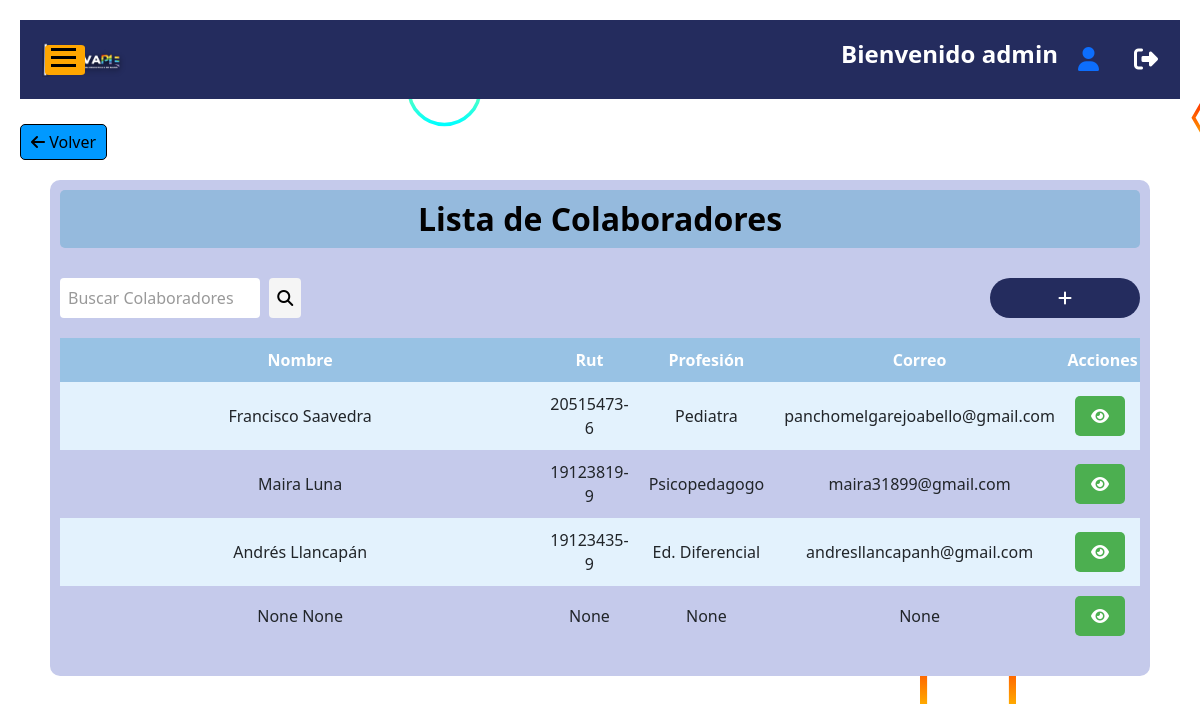
Screenshot of /colaboradores/colaboradores/ (signed in) with the database file from the repository.
### index/models.py (models this page shows)
class PerfilUsuario(models.Model):
    foto = models.ImageField(upload_to='profile_images/', null=True, default=get_default_profile_image)
    rut = models.CharField(null=True, max_length=100)
    nombre = models.CharField(null=True, max_length=100)
    apellidop = models.CharField(null=True, max_length=100)
    apellidom = models.CharField(null=True, max_length=100)
    direccion = models.CharField(null=True, max_length=100)
    comuna = models.CharField(null=True, max_length=100)
    correo = models.EmailField(null=True, max_length=100)
    telefono = models.IntegerField(null=True)
    profesion = models.CharField(null=True, max_length=100)
    descripcion = models.CharField(null=True, max_length=100)
    fecha_nacimiento = models.DateField(null=True)
    contacto_emergencia = models.IntegerField(null=True)
    nombre_emergencia = models.CharField(null=True, max_length=100)
    parentesco_emergencia = models.CharField(null=True, max_length=100)
    usuario = models.OneToOneField(User, on_delete=models.CASCADE)

### colaboradores/views.py (the view)
# urls.py: path('colaboradores/', views.listar_colaboradores, name='listar_colaboradores'),
@login_required
@user_passes_test(lambda u: u.groups.filter(name='Administrador').exists())
def listar_colaboradores(request):
    perfil= PerfilUsuario.objects.all()
    return render(request, 'colaboradores/lista_colaboradores.html', {
        'perfil': perfil,
        })

### colaboradores/templates/colaboradores/lista_colaboradores.html (shortened to what this page needs)
{% extends "index/base.html" %}
{% load static %}
{% block content %}
<head>
    <link href="{% static 'index/css/styleslistacliente.css' %}" rel="stylesheet">
    <link href="{% static 'index/css/stylesbuscarcliente.css' %}" rel="stylesheet">
</head>
<body>
    <a class="back-button" href="{% url 'home'%}"><i class="fas fa-arrow-left"></i> Volver</a>
    <div class="contenidoreg">
        <h2 class="form-register">Lista de Colaboradores</h2>
        <div class="search-container">
            <div>
                <input id="search-bar" class="search-bar" type="text" placeholder="Buscar Colaboradores" oninput="searchClients()">
                <button id="search-button" class="search-button"><i class="fas fa-search"></i></button>
            </div>
            <div class="center-button">
                <a class="botonagregar boton-agregar" href="{% url 'registrar_usuario' %}"><i class="fas fa-plus"></i></a>
            </div>
        </div>
        <table class="cliente-table">
            <tr class="cliente-header">
                <th class="cliente-column">Nombre</th>
                <th class="cliente-column">Rut</th>
                <th class="cliente-column">Profesión</th>
                <th class="cliente-column">Correo</th>
                <th class="cliente-column">Acciones</th>
            </tr>
            {% for c in perfil %}
                <tr class="cliente-row">
                    <td class="cliente-column">{{ c.nombre }} {{ c.apellidop }}</td>
                    <td class="cliente-column">{{ c.rut }}</td>
                    <td class="cliente-column">{{ c.profesion }}</td>
                    <td class="cliente-column">{{ c.correo }}</td>
                    <td class="cliente-column">
                        <a href="{% url 'perfil_usuario' id=c.usuario.id %}" class="accion-button seleccionar-button"><i class="fas fa-eye"></i></a>
                    </td>
                </tr>
            {% endfor %}
        </table>
</body>
{% endblock %}

### index/templates/index/base.html (shortened to what this page needs)
<!DOCTYPE html>
<html>
<head>
    {% load static %}
    <link rel="stylesheet" href="{% static 'index/css/bootstrap.min.css' %}">
    <link href="{% static 'index/css/styles.css' %}" rel="stylesheet">
</head>
<body>
    <div id="content" class="content">
        <header class="header">
            <div class="container">
                <div class="row align-items-center">
                    <div class="col-md-6">
                        <div class="logo">
                            <a title="InnovaPIE" href="{% url 'home' %}">
                                <img src="{% static 'index/img/main_logo.png' %}" alt="InnovaPIE" />
                            </a>
                        </div>
                    </div>
                    <div class="col-md-6">
                        <div class="header-info">
                            <h1 class="title">Bienvenido {{ user.username }}</h1>
                            <div class="user-icon">
                                <a href="{% url 'perfilusuario' %}" title="Perfil del usuario">
                                    <i class="fas fa-user"></i>
                                </a>
                            </div>
                            <div class="logout-icon">
                                <a href="{% url 'logout' %}" title="Cerrar sesión">
                                    <i class="fas fa-sign-out-alt"></i>
                                </a>
                            </div>
                        </div>
                    </div>
                </div>
            </div>
        </header>
        {% block content %}
        {% endblock %}
    </div>
    <button id="toggle-button" class="toggle-button" onclick="toggleNavbar()">
        <span></span>
        <span></span>
        <span></span>
    </button>
</body>
</html>

### index/static/index/css/styles.css (style rules this page uses)
.header { background-color: #242c5e; padding: 20px 0; }
.logo img { width: 100px; height: auto; }
.title { color: #fff; font-size: 24px; font-weight: bold; margin-bottom: 10px; }
body { overflow-x: hidden; }
.content { padding: 20px; transition: margin-left 0.3s ease; }
.toggle-button { position: fixed; top: 45px; left: 45px; z-index: 200; width: 40px; height: 30px; background-color: rgb(255, 166, 0);; border: none; border-radius: 10%; cursor: pointer; }
.toggle-button span { display: block; width: 25px; height: 3px; background-color: #000000; margin-bottom: 5px; transition: background-color 0.3s ease; }
.logout-icon { margin-left: 15px; font-size: 24px; }
.logout-icon a { color: #fff; }

### index/static/index/css/styleslistacliente.css (style rules this page uses)
body { background-color: linear-gradient(to right, #ffffff, #aaabb1 ,#b6b7c4); background-attachment: fixed; background-size: cover; padding-bottom: 50px; }
.contenidoreg { max-width: 2000px; width: 1600px; margin: 20px auto; background-color: #c5caeb; border-radius: 10px; padding: 20px; }
.form-register { text-align: center; color: #020101; background-color: #95badd; padding: 10px; font-weight: bold; border-radius: 5px; margin-bottom: 20px; }
.cliente-table { width: 100%; border-collapse: collapse; margin-bottom: 20px; }
.cliente-header { background-color: #98c2e4; color: #fff; }
.cliente-column { padding: 10px; }
.cliente-row:nth-child(even) { background-color: #e3f2fd; }
.botonagregar { background-color: #242c5e; color: #fff; padding: 8px 16px; border-radius: 5px; text-decoration: none; }
.accion-button { background-color: #4caf50; color: #fff; padding: 8px 16px; border: none; border-radius: 5px; cursor: pointer; margin-right: 5px; display: inline-block; }
.back-button { display: inline-block; margin-right: 10px; padding: 5px 10px; background-color: #0099ff; color: #000000; border: 1px solid #000000; border-radius: 5px; text-decoration: none; font-size: 16px; transition: background-color 0.3s ease; margin-top: 25px; }
@media (max-width: 1200px) { .cliente-column { width: 1000px; width: 100%; text-align: center; } }
@media (max-width: 1200px) { .cliente-header th { width: 1000px; text-align: center; padding: 10px 0; } }
@media (max-width: 1200px) { .botonagregar { display: block; margin: 10px auto; width: 150px; text-align: center; border-radius: 50px; } }
@media (max-width: 1200px) { .contenidoreg { padding: 10px; width: 1100px; overflow-x: auto; } }
@media (max-width: 1200px) { .cliente-table { width: 100%; border-collapse: collapse; } }

### index/static/index/css/stylesbuscarcliente.css (style rules this page uses)
.search-container { margin-top: 20px; display: flex; align-items: center; }
#search-bar { padding: 8px; border: none; border-radius: 4px; margin-right: 5px; width: 200px; }
.search-button { background-color: #f5f5f5; border: none; padding: 8px; cursor: pointer; transition: background-color 0.3s; border-radius: 4px; }
.search-container input::placeholder { color: #999; }

### index/templates/index/base.html (style rules this page uses)
.header-info { display: flex; align-items: center; justify-content: flex-end; gap: 20px; }
.user-icon { font-size: 24px; }

### colaboradores/templates/colaboradores/lista_colaboradores.html (style rules this page uses)
.search-container { display: flex; align-items: center; justify-content: space-between; margin-bottom: 10px; }
.search-bar { margin-right: 10px; }
.center-button { display: flex; align-items: center; }
.accion-button { display: inline-block; margin-right: 5px; }
.back-button { display: inline-block; margin-right: 10px; padding: 5px 10px; background-color: #0099ff; color: #000000; border: 1px solid #000000; border-radius: 5px; text-decoration: none; font-size: 16px; transition: background-color 0.3s ease; margin-top: 25px; }

### rows the page displays
PerfilUsuario: nombre "Francisco", apellidop "Saavedra", rut "20515473-6", profesion "Pediatra", correo "panchomelgarejoabello@gmail.com"
PerfilUsuario: nombre "Maira", apellidop "Luna", rut "19123819-9", profesion "Psicopedagogo", correo "maira31899@gmail.com"
PerfilUsuario: nombre "Andrés", apellidop "Llancapán", rut "19123435-9", profesion "Ed. Diferencial", correo "andresllancapanh@gmail.com"
PerfilUsuario: nombre "None", apellidop "None", rut "None", profesion "None", correo "None"

### other values shown
{{ user.username }} "admin"
